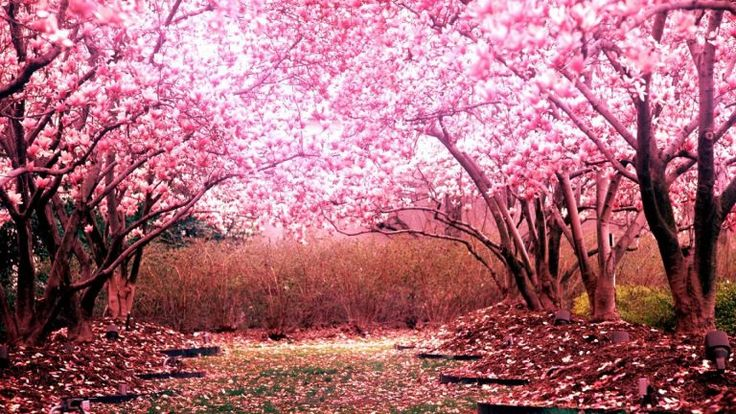
#> input picture cherry blossom.jpg, 736 x 414 px, found by its file name
$ python 'Perspective Transformation.py'
#> lines starting #> are read from the running program, lines starting #| are printed output that depends on the picture
import cv2
import matplotlib.pyplot as plt
import numpy as np
img = cv2.imread("C:/Users/singh/OneDrive/Pictures/cherry blossom.jpg")
#> img is the input picture: shape (414, 736, 3); mean B, G, R 122.1, 107.8, 171.5
img_rgb = cv2.cvtColor(img, cv2.COLOR_BGR2RGB)
rows, cols, channels = img_rgb.shape
#> rows = 414; cols = 736; channels = 3
ptsl= np.float32([[133,34], [226,16], [133,206], [226,219]])
pts2= np.float32([[0,0],[300,0], [0,300],[300,300]])
M = cv2.getPerspectiveTransform(ptsl,pts2)
dst= cv2.warpPerspective (img, M, (300,300))
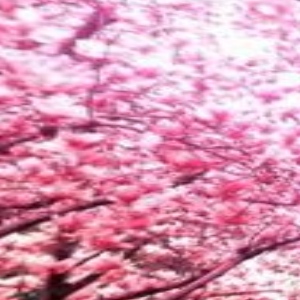
#> dst: shape (300, 300, 3); mean B, G, R 180.9, 152.5, 219
plt.subplot(121), plt.imshow(img_rgb), plt.title('Original Image')
plt.subplot(122), plt.imshow(dst), plt.title('Output Image')
plt.show()
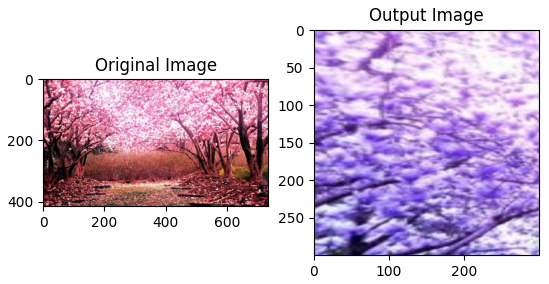
#> figure drawn by matplotlib, 2 panels; B, G, R data is drawn as R, G, B
